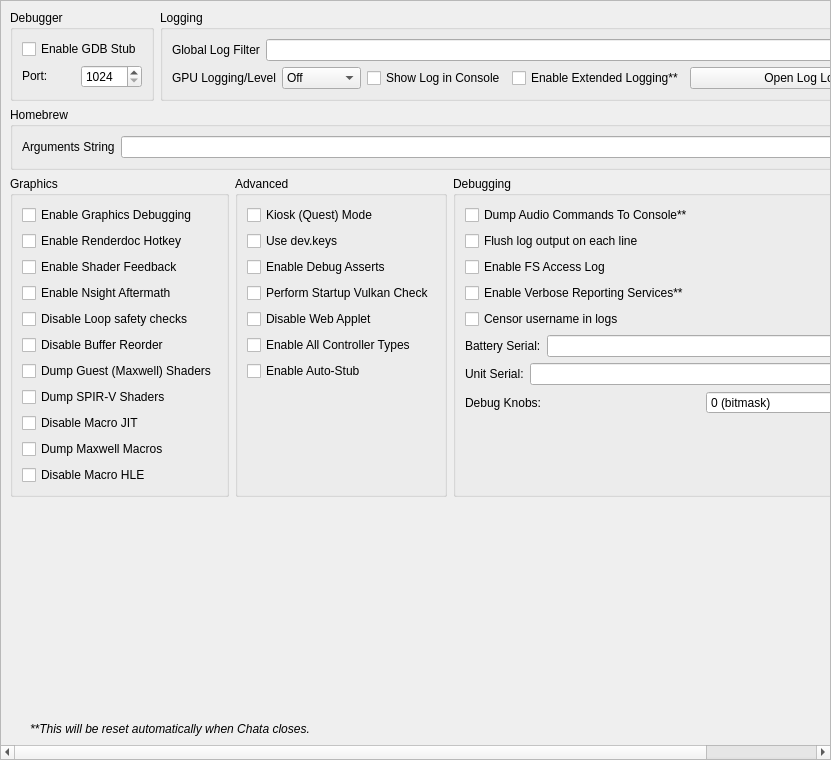
<?xml version="1.0" encoding="UTF-8"?>
<ui version="4.0">
 <class>ConfigureDebug</class>
 <widget class="QScrollArea" name="ConfigureDebug">
  <property name="geometry">
   <rect>
    <x>0</x>
    <y>0</y>
    <width>831</width>
    <height>760</height>
   </rect>
  </property>
  <property name="widgetResizable">
   <bool>true</bool>
  </property>
  <widget class="QWidget" name="widget">
   <property name="geometry">
    <rect>
     <x>0</x>
     <y>0</y>
     <width>829</width>
     <height>758</height>
    </rect>
   </property>
   <layout class="QVBoxLayout" name="verticalLayout_1">
    <item>
     <layout class="QHBoxLayout" name="horizontalLayout">
      <property name="topMargin">
       <number>0</number>
      </property>
      <item>
       <widget class="QGroupBox" name="groupBox">
        <property name="sizePolicy">
         <sizepolicy hsizetype="Preferred" vsizetype="Preferred">
          <horstretch>0</horstretch>
          <verstretch>0</verstretch>
         </sizepolicy>
        </property>
        <property name="title">
         <string>Debugger</string>
        </property>
        <property name="alignment">
         <set>Qt::AlignmentFlag::AlignLeading|Qt::AlignmentFlag::AlignLeft|Qt::AlignmentFlag::AlignTop</set>
        </property>
        <property name="flat">
         <bool>false</bool>
        </property>
        <property name="checkable">
         <bool>false</bool>
        </property>
        <layout class="QVBoxLayout" name="verticalLayout_3">
         <item>
          <widget class="QWidget" name="debug_widget" native="true">
           <property name="sizePolicy">
            <sizepolicy hsizetype="Preferred" vsizetype="Maximum">
             <horstretch>0</horstretch>
             <verstretch>0</verstretch>
            </sizepolicy>
           </property>
           <layout class="QVBoxLayout" name="verticalLayout">
            <property name="sizeConstraint">
             <enum>QLayout::SizeConstraint::SetDefaultConstraint</enum>
            </property>
            <property name="leftMargin">
             <number>0</number>
            </property>
            <property name="topMargin">
             <number>0</number>
            </property>
            <property name="rightMargin">
             <number>0</number>
            </property>
            <property name="bottomMargin">
             <number>0</number>
            </property>
            <item>
             <widget class="QCheckBox" name="toggle_gdbstub">
              <property name="sizePolicy">
               <sizepolicy hsizetype="Maximum" vsizetype="Maximum">
                <horstretch>0</horstretch>
                <verstretch>0</verstretch>
               </sizepolicy>
              </property>
              <property name="text">
               <string>Enable GDB Stub</string>
              </property>
             </widget>
            </item>
            <item>
             <widget class="QWidget" name="horizontalWidget_3" native="true">
              <property name="sizePolicy">
               <sizepolicy hsizetype="Preferred" vsizetype="Maximum">
                <horstretch>0</horstretch>
                <verstretch>0</verstretch>
               </sizepolicy>
              </property>
              <layout class="QHBoxLayout" name="horizontalLayout_3">
               <property name="leftMargin">
                <number>0</number>
               </property>
               <property name="topMargin">
                <number>0</number>
               </property>
               <property name="rightMargin">
                <number>0</number>
               </property>
               <property name="bottomMargin">
                <number>0</number>
               </property>
               <item>
                <widget class="QLabel" name="label_11">
                 <property name="sizePolicy">
                  <sizepolicy hsizetype="Minimum" vsizetype="Maximum">
                   <horstretch>0</horstretch>
                   <verstretch>0</verstretch>
                  </sizepolicy>
                 </property>
                 <property name="text">
                  <string>Port:</string>
                 </property>
                </widget>
               </item>
               <item>
                <widget class="QSpinBox" name="gdbport_spinbox">
                 <property name="sizePolicy">
                  <sizepolicy hsizetype="Preferred" vsizetype="Maximum">
                   <horstretch>0</horstretch>
                   <verstretch>0</verstretch>
                  </sizepolicy>
                 </property>
                 <property name="minimum">
                  <number>1024</number>
                 </property>
                 <property name="maximum">
                  <number>65535</number>
                 </property>
                </widget>
               </item>
              </layout>
             </widget>
            </item>
           </layout>
          </widget>
         </item>
        </layout>
       </widget>
      </item>
      <item>
       <widget class="QGroupBox" name="groupBox_2">
        <property name="sizePolicy">
         <sizepolicy hsizetype="Expanding" vsizetype="Preferred">
          <horstretch>0</horstretch>
          <verstretch>0</verstretch>
         </sizepolicy>
        </property>
        <property name="title">
         <string>Logging</string>
        </property>
        <layout class="QGridLayout" name="gridLayout_1">
         <item row="0" column="0" colspan="4">
          <widget class="QWidget" name="logging_widget" native="true">
           <property name="sizePolicy">
            <sizepolicy hsizetype="Preferred" vsizetype="Maximum">
             <horstretch>0</horstretch>
             <verstretch>0</verstretch>
            </sizepolicy>
           </property>
           <layout class="QHBoxLayout" name="horizontalLayout_1">
            <property name="leftMargin">
             <number>0</number>
            </property>
            <property name="topMargin">
             <number>0</number>
            </property>
            <property name="rightMargin">
             <number>0</number>
            </property>
            <property name="bottomMargin">
             <number>0</number>
            </property>
            <item>
             <widget class="QLabel" name="label_1">
              <property name="sizePolicy">
               <sizepolicy hsizetype="Preferred" vsizetype="Preferred">
                <horstretch>0</horstretch>
                <verstretch>0</verstretch>
               </sizepolicy>
              </property>
              <property name="text">
               <string>Global Log Filter</string>
              </property>
             </widget>
            </item>
            <item>
             <widget class="QLineEdit" name="log_filter_edit"/>
            </item>
           </layout>
          </widget>
         </item>
         <item row="1" column="0">
          <widget class="QWidget" name="gpu_log_level_widget" native="true">
           <property name="sizePolicy">
            <sizepolicy hsizetype="Preferred" vsizetype="Maximum">
             <horstretch>0</horstretch>
             <verstretch>0</verstretch>
            </sizepolicy>
           </property>
           <layout class="QHBoxLayout" name="gpu_log_level_layout">
            <property name="leftMargin">
             <number>0</number>
            </property>
            <property name="topMargin">
             <number>0</number>
            </property>
            <property name="rightMargin">
             <number>0</number>
            </property>
            <property name="bottomMargin">
             <number>0</number>
            </property>
            <item>
             <widget class="QLabel" name="gpu_log_level_label">
              <property name="text">
               <string>GPU Logging/Level</string>
              </property>
             </widget>
            </item>
            <item>
             <widget class="QComboBox" name="gpu_log_level">
              <property name="toolTip">
               <string>Detail level for GPU logs. Off disables logging entirely.</string>
              </property>
              <item>
               <property name="text">
                <string>Off</string>
               </property>
              </item>
              <item>
               <property name="text">
                <string>Errors</string>
               </property>
              </item>
              <item>
               <property name="text">
                <string>Standard</string>
               </property>
              </item>
              <item>
               <property name="text">
                <string>Verbose</string>
               </property>
              </item>
              <item>
               <property name="text">
                <string>All</string>
               </property>
              </item>
             </widget>
            </item>
           </layout>
          </widget>
         </item>
         <item row="1" column="1">
          <widget class="QCheckBox" name="toggle_console">
           <property name="text">
            <string>Show Log in Console</string>
           </property>
          </widget>
         </item>
         <item row="1" column="2">
          <widget class="QCheckBox" name="extended_logging">
           <property name="enabled">
            <bool>true</bool>
           </property>
           <property name="toolTip">
            <string>When checked, the max size of the log increases from 100 MB to 1 GB</string>
           </property>
           <property name="text">
            <string>Enable Extended Logging**</string>
           </property>
          </widget>
         </item>
         <item row="1" column="3">
          <widget class="QPushButton" name="open_log_button">
           <property name="sizePolicy">
            <sizepolicy hsizetype="Expanding" vsizetype="Maximum">
             <horstretch>1</horstretch>
             <verstretch>0</verstretch>
            </sizepolicy>
           </property>
           <property name="minimumSize">
            <size>
             <width>250</width>
             <height>0</height>
            </size>
           </property>
           <property name="text">
            <string>Open Log Location</string>
           </property>
          </widget>
         </item>
        </layout>
       </widget>
      </item>
     </layout>
    </item>
    <item>
     <widget class="QGroupBox" name="groupBox_3">
      <property name="title">
       <string>Homebrew</string>
      </property>
      <layout class="QVBoxLayout" name="verticalLayout_5">
       <item>
        <layout class="QHBoxLayout" name="horizontalLayout_4">
         <item>
          <widget class="QLabel" name="label_3">
           <property name="text">
            <string>Arguments String</string>
           </property>
          </widget>
         </item>
         <item>
          <widget class="QLineEdit" name="homebrew_args_edit"/>
         </item>
        </layout>
       </item>
      </layout>
     </widget>
    </item>
    <item>
     <layout class="QHBoxLayout" name="horizontalLayout_2">
      <item>
       <widget class="QGroupBox" name="groupBox_4">
        <property name="title">
         <string>Graphics</string>
        </property>
        <layout class="QGridLayout" name="gridLayout_2">
         <item row="4" column="0">
          <widget class="QCheckBox" name="disable_loop_safety_checks">
           <property name="toolTip">
            <string>When checked, it executes shaders without loop logic changes</string>
           </property>
           <property name="text">
            <string>Disable Loop safety checks</string>
           </property>
          </widget>
         </item>
         <item row="9" column="0">
          <widget class="QCheckBox" name="dump_macros">
           <property name="enabled">
            <bool>true</bool>
           </property>
           <property name="toolTip">
            <string>When checked, it will dump all the macro programs of the GPU</string>
           </property>
           <property name="text">
            <string>Dump Maxwell Macros</string>
           </property>
          </widget>
         </item>
         <item row="3" column="0">
          <widget class="QCheckBox" name="enable_nsight_aftermath">
           <property name="toolTip">
            <string>When checked, it enables Nsight Aftermath crash dumps</string>
           </property>
           <property name="text">
            <string>Enable Nsight Aftermath</string>
           </property>
          </widget>
         </item>
         <item row="6" column="0">
          <widget class="QCheckBox" name="dump_guest_shaders">
           <property name="enabled">
            <bool>true</bool>
           </property>
           <property name="toolTip">
            <string>When checked, it will dump original Maxwell guest shader bytecode (the input to the recompiler) as .ash files under DumpDir/shaders/. Useful for inspection with nvdisasm.</string>
           </property>
           <property name="text">
            <string>Dump Guest (Maxwell) Shaders</string>
           </property>
          </widget>
         </item>
         <item row="1" column="0">
          <widget class="QCheckBox" name="enable_renderdoc_hotkey">
           <property name="text">
            <string>Enable Renderdoc Hotkey</string>
           </property>
          </widget>
         </item>
         <item row="8" column="0">
          <widget class="QCheckBox" name="disable_macro_jit">
           <property name="enabled">
            <bool>true</bool>
           </property>
           <property name="toolTip">
            <string>When checked, it disables the macro Just In Time compiler. Enabling this makes games run slower</string>
           </property>
           <property name="text">
            <string>Disable Macro JIT</string>
           </property>
          </widget>
         </item>
         <item row="10" column="0">
          <widget class="QCheckBox" name="disable_macro_hle">
           <property name="enabled">
            <bool>true</bool>
           </property>
           <property name="toolTip">
            <string>When checked, it disables the macro HLE functions. Enabling this makes games run slower</string>
           </property>
           <property name="text">
            <string>Disable Macro HLE</string>
           </property>
          </widget>
         </item>
         <item row="0" column="0">
          <widget class="QCheckBox" name="enable_graphics_debugging">
           <property name="enabled">
            <bool>true</bool>
           </property>
           <property name="toolTip">
            <string>When checked, the graphics API enters a slower debugging mode</string>
           </property>
           <property name="text">
            <string>Enable Graphics Debugging</string>
           </property>
          </widget>
         </item>
         <item row="11" column="0">
          <spacer name="verticalSpacer_5">
           <property name="orientation">
            <enum>Qt::Orientation::Vertical</enum>
           </property>
           <property name="sizeType">
            <enum>QSizePolicy::Policy::Preferred</enum>
           </property>
           <property name="sizeHint" stdset="0">
            <size>
             <width>20</width>
             <height>0</height>
            </size>
           </property>
          </spacer>
         </item>
         <item row="2" column="0">
          <widget class="QCheckBox" name="enable_shader_feedback">
           <property name="toolTip">
            <string>When checked, yuzu will log statistics about the compiled pipeline cache</string>
           </property>
           <property name="text">
            <string>Enable Shader Feedback</string>
           </property>
          </widget>
         </item>
         <item row="5" column="0">
          <widget class="QCheckBox" name="disable_buffer_reorder">
           <property name="toolTip">
            <string>&lt;html&gt;&lt;head/&gt;&lt;body&gt;&lt;p&gt;When checked, disables reordering of mapped memory uploads which allows to associate uploads with specific draws. May reduce performance in some cases.&lt;/p&gt;&lt;/body&gt;&lt;/html&gt;</string>
           </property>
           <property name="text">
            <string>Disable Buffer Reorder</string>
           </property>
          </widget>
         </item>
         <item row="7" column="0">
          <widget class="QCheckBox" name="gpu_log_shader_dumps">
           <property name="toolTip">
            <string>When checked, it will dump the recompiler's output SPIR-V binaries (.spv) under LogDir/shaders/. Inspect via SPIRV-Tools (spirv-dis / spirv-cross / spirv-val) or RenderDoc.</string>
           </property>
           <property name="text">
            <string>Dump SPIR-V Shaders</string>
           </property>
          </widget>
         </item>
        </layout>
       </widget>
      </item>
      <item>
       <widget class="QGroupBox" name="groupBox_6">
        <property name="title">
         <string>Advanced</string>
        </property>
        <layout class="QGridLayout" name="gridLayout_4">
         <item row="3" column="0">
          <widget class="QCheckBox" name="perform_vulkan_check">
           <property name="toolTip">
            <string>Enables yuzu to check for a working Vulkan environment when the program starts up. Disable this if this is causing issues with external programs seeing yuzu.</string>
           </property>
           <property name="text">
            <string>Perform Startup Vulkan Check</string>
           </property>
          </widget>
         </item>
         <item row="4" column="0">
          <widget class="QCheckBox" name="disable_web_applet">
           <property name="text">
            <string>Disable Web Applet</string>
           </property>
          </widget>
         </item>
         <item row="5" column="0">
          <widget class="QCheckBox" name="enable_all_controllers">
           <property name="text">
            <string>Enable All Controller Types</string>
           </property>
          </widget>
         </item>
         <item row="6" column="0">
          <widget class="QCheckBox" name="use_auto_stub">
           <property name="text">
            <string>Enable Auto-Stub</string>
           </property>
          </widget>
         </item>
         <item row="0" column="0">
          <widget class="QCheckBox" name="quest_flag">
           <property name="text">
            <string>Kiosk (Quest) Mode</string>
           </property>
          </widget>
         </item>
         <item row="1" column="0">
          <widget class="QCheckBox" name="use_dev_keys">
           <property name="text">
            <string>Use dev.keys</string>
           </property>
          </widget>
         </item>
         <item row="2" column="0">
          <widget class="QCheckBox" name="use_debug_asserts">
           <property name="text">
            <string>Enable Debug Asserts</string>
           </property>
          </widget>
         </item>
         <item row="7" column="0">
          <spacer name="verticalSpacer_4">
           <property name="orientation">
            <enum>Qt::Orientation::Vertical</enum>
           </property>
           <property name="sizeType">
            <enum>QSizePolicy::Policy::Expanding</enum>
           </property>
           <property name="sizeHint" stdset="0">
            <size>
             <width>20</width>
             <height>0</height>
            </size>
           </property>
          </spacer>
         </item>
        </layout>
       </widget>
      </item>
      <item>
       <widget class="QGroupBox" name="groupBox_5">
        <property name="title">
         <string>Debugging</string>
        </property>
        <layout class="QGridLayout" name="gridLayout_3">
         <item row="6" column="0">
          <widget class="QWidget" name="serial_battery_widget" native="true">
           <property name="sizePolicy">
            <sizepolicy hsizetype="Preferred" vsizetype="Maximum">
             <horstretch>0</horstretch>
             <verstretch>0</verstretch>
            </sizepolicy>
           </property>
           <layout class="QHBoxLayout" name="horizontalLayout_11">
            <property name="leftMargin">
             <number>0</number>
            </property>
            <property name="topMargin">
             <number>0</number>
            </property>
            <property name="rightMargin">
             <number>0</number>
            </property>
            <property name="bottomMargin">
             <number>0</number>
            </property>
            <item>
             <widget class="QLabel" name="label_12">
              <property name="sizePolicy">
               <sizepolicy hsizetype="Preferred" vsizetype="Preferred">
                <horstretch>0</horstretch>
                <verstretch>0</verstretch>
               </sizepolicy>
              </property>
              <property name="text">
               <string>Battery Serial:</string>
              </property>
             </widget>
            </item>
            <item>
             <widget class="QLineEdit" name="serial_battery_edit"/>
            </item>
           </layout>
          </widget>
         </item>
         <item row="8" column="0">
          <widget class="QWidget" name="debug_knobs_widget" native="true">
           <property name="sizePolicy">
            <sizepolicy hsizetype="Preferred" vsizetype="Maximum">
             <horstretch>0</horstretch>
             <verstretch>0</verstretch>
            </sizepolicy>
           </property>
           <layout class="QHBoxLayout" name="horizontalLayout_debug_knobs">
            <property name="leftMargin">
             <number>0</number>
            </property>
            <property name="topMargin">
             <number>0</number>
            </property>
            <property name="rightMargin">
             <number>0</number>
            </property>
            <property name="bottomMargin">
             <number>0</number>
            </property>
            <item>
             <widget class="QLabel" name="label_debug_knobs">
              <property name="sizePolicy">
               <sizepolicy hsizetype="Preferred" vsizetype="Preferred">
                <horstretch>0</horstretch>
                <verstretch>0</verstretch>
               </sizepolicy>
              </property>
              <property name="text">
               <string>Debug Knobs:</string>
              </property>
             </widget>
            </item>
            <item>
             <widget class="QSpinBox" name="debug_knobs_spinbox">
              <property name="minimum">
               <number>0</number>
              </property>
              <property name="maximum">
               <number>65535</number>
              </property>
              <property name="toolTip">
               <string>Bitmask for quick development toggles</string>
              </property>
              <property name="statusTip">
               <string>Set debug knobs (bitmask)</string>
              </property>
              <property name="whatsThis">
               <string>16-bit debug knob set for quick development toggles</string>
              </property>
              <property name="suffix">
               <string> (bitmask)</string>
              </property>
             </widget>
            </item>
           </layout>
          </widget>
         </item>
         <item row="7" column="0">
          <widget class="QWidget" name="serial_board_widget" native="true">
           <property name="sizePolicy">
            <sizepolicy hsizetype="Preferred" vsizetype="Maximum">
             <horstretch>0</horstretch>
             <verstretch>0</verstretch>
            </sizepolicy>
           </property>
           <layout class="QHBoxLayout" name="horizontalLayout_12">
            <property name="leftMargin">
             <number>0</number>
            </property>
            <property name="topMargin">
             <number>0</number>
            </property>
            <property name="rightMargin">
             <number>0</number>
            </property>
            <property name="bottomMargin">
             <number>0</number>
            </property>
            <item>
             <widget class="QLabel" name="label_13">
              <property name="sizePolicy">
               <sizepolicy hsizetype="Preferred" vsizetype="Preferred">
                <horstretch>0</horstretch>
                <verstretch>0</verstretch>
               </sizepolicy>
              </property>
              <property name="text">
               <string>Unit Serial:</string>
              </property>
             </widget>
            </item>
            <item>
             <widget class="QLineEdit" name="serial_board_edit"/>
            </item>
           </layout>
          </widget>
         </item>
         <item row="20" column="0">
          <spacer name="verticalSpacer_3">
           <property name="orientation">
            <enum>Qt::Orientation::Vertical</enum>
           </property>
           <property name="sizeType">
            <enum>QSizePolicy::Policy::Expanding</enum>
           </property>
           <property name="sizeHint" stdset="0">
            <size>
             <width>20</width>
             <height>0</height>
            </size>
           </property>
          </spacer>
         </item>
         <item row="1" column="0">
          <widget class="QCheckBox" name="dump_audio_commands">
           <property name="toolTip">
            <string>Enable this to output the latest generated audio command list to the console. Only affects games using the audio renderer.</string>
           </property>
           <property name="text">
            <string>Dump Audio Commands To Console**</string>
           </property>
          </widget>
         </item>
         <item row="2" column="0">
          <widget class="QCheckBox" name="flush_line">
           <property name="text">
            <string>Flush log output on each line</string>
           </property>
          </widget>
         </item>
         <item row="3" column="0">
          <widget class="QCheckBox" name="fs_access_log">
           <property name="text">
            <string>Enable FS Access Log</string>
           </property>
          </widget>
         </item>
         <item row="4" column="0">
          <widget class="QCheckBox" name="reporting_services">
           <property name="text">
            <string>Enable Verbose Reporting Services**</string>
           </property>
          </widget>
         </item>
         <item row="5" column="0">
          <widget class="QCheckBox" name="censor_username">
           <property name="text">
            <string>Censor username in logs</string>
           </property>
          </widget>
         </item>
        </layout>
       </widget>
      </item>
     </layout>
    </item>
    <item>
     <spacer name="verticalSpacer">
      <property name="orientation">
       <enum>Qt::Orientation::Vertical</enum>
      </property>
      <property name="sizeHint" stdset="0">
       <size>
        <width>20</width>
        <height>0</height>
       </size>
      </property>
     </spacer>
    </item>
    <item>
     <widget class="QLabel" name="label_5">
      <property name="sizePolicy">
       <sizepolicy hsizetype="Expanding" vsizetype="Preferred">
        <horstretch>0</horstretch>
        <verstretch>0</verstretch>
       </sizepolicy>
      </property>
      <property name="font">
       <font>
        <italic>true</italic>
       </font>
      </property>
      <property name="text">
    <string>**This will be reset automatically when Chata closes.</string>
      </property>
      <property name="indent">
       <number>20</number>
      </property>
     </widget>
    </item>
   </layout>
  </widget>
 </widget>
 <tabstops>
  <tabstop>log_filter_edit</tabstop>
  <tabstop>toggle_console</tabstop>
  <tabstop>extended_logging</tabstop>
  <tabstop>open_log_button</tabstop>
  <tabstop>homebrew_args_edit</tabstop>
  <tabstop>enable_graphics_debugging</tabstop>
  <tabstop>enable_shader_feedback</tabstop>
  <tabstop>enable_nsight_aftermath</tabstop>
  <tabstop>fs_access_log</tabstop>
  <tabstop>reporting_services</tabstop>
  <tabstop>quest_flag</tabstop>
  <tabstop>use_debug_asserts</tabstop>
 </tabstops>
 <resources/>
 <connections/>
</ui>
